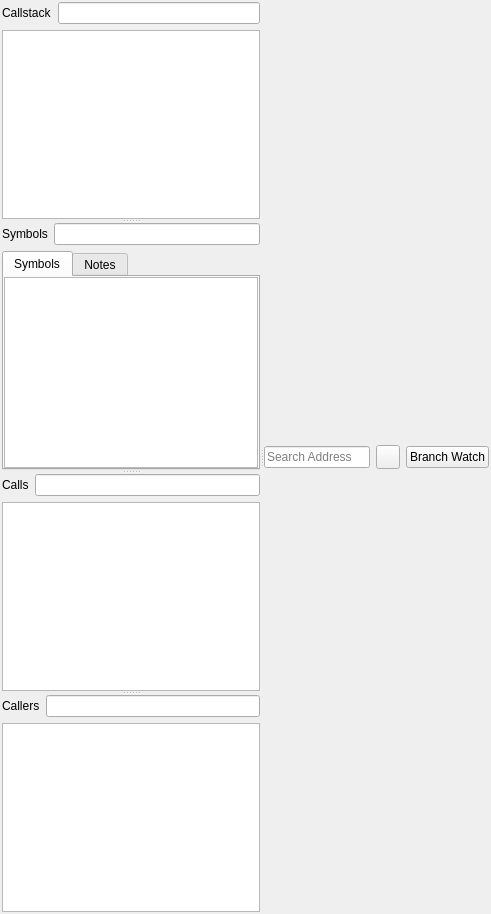
<?xml version="1.0" encoding="UTF-8"?>
<ui version="4.0">
 <class>CodeWidget</class>
 <widget class="QWidget" name="CodeWidget">
  <layout class="QHBoxLayout" name="mainLayout">
   <property name="spacing">
    <number>0</number>
   </property>
   <property name="leftMargin">
    <number>2</number>
   </property>
   <property name="topMargin">
    <number>2</number>
   </property>
   <property name="rightMargin">
    <number>2</number>
   </property>
   <property name="bottomMargin">
    <number>2</number>
   </property>
   <item>
    <widget class="QSplitter" name="codeSplitter">
     <property name="orientation">
      <enum>Qt::Horizontal</enum>
     </property>
     <widget class="QSplitter" name="boxSplitter">
      <property name="orientation">
       <enum>Qt::Vertical</enum>
      </property>
      <widget class="QWidget" name="callstackPanel">
       <layout class="QGridLayout" name="callstackLayout">
        <item row="0" column="0">
         <widget class="QLabel" name="callstackLabel">
          <property name="text">
           <string>Callstack</string>
          </property>
          <property name="buddy">
           <cstring>searchCallstackEdit</cstring>
          </property>
         </widget>
        </item>
        <item row="0" column="1">
         <widget class="QLineEdit" name="searchCallstackEdit"/>
        </item>
        <item row="1" column="0" colspan="2">
         <widget class="QListWidget" name="callstackList"/>
        </item>
       </layout>
      </widget>
      <widget class="QWidget" name="symbolsPanel">
       <layout class="QGridLayout" name="symbolsLayout">
        <item row="0" column="0">
         <widget class="QLabel" name="symbolsLabel">
          <property name="text">
           <string>Symbols</string>
          </property>
          <property name="buddy">
           <cstring>searchSymbolsEdit</cstring>
          </property>
         </widget>
        </item>
        <item row="0" column="1">
         <widget class="QLineEdit" name="searchSymbolsEdit"/>
        </item>
        <item row="1" column="0" colspan="2">
         <widget class="QTabWidget" name="symbolsTabs">
          <widget class="QWidget" name="symbolsTab">
           <attribute name="title">
            <string>Symbols</string>
           </attribute>
           <layout class="QVBoxLayout" name="symbolsTabLayout">
            <property name="leftMargin">
             <number>0</number>
            </property>
            <property name="topMargin">
             <number>0</number>
            </property>
            <property name="rightMargin">
             <number>0</number>
            </property>
            <property name="bottomMargin">
             <number>0</number>
            </property>
            <item>
             <widget class="QListWidget" name="symbolsList"/>
            </item>
           </layout>
          </widget>
          <widget class="QWidget" name="notesTab">
           <attribute name="title">
            <string>Notes</string>
           </attribute>
           <layout class="QVBoxLayout" name="notesTabLayout">
            <property name="leftMargin">
             <number>0</number>
            </property>
            <property name="topMargin">
             <number>0</number>
            </property>
            <property name="rightMargin">
             <number>0</number>
            </property>
            <property name="bottomMargin">
             <number>0</number>
            </property>
            <item>
             <widget class="QListWidget" name="notesList"/>
            </item>
           </layout>
          </widget>
         </widget>
        </item>
       </layout>
      </widget>
      <widget class="QWidget" name="callsPanel">
       <layout class="QGridLayout" name="callsLayout">
        <item row="0" column="0">
         <widget class="QLabel" name="callsLabel">
          <property name="text">
           <string>Calls</string>
          </property>
          <property name="buddy">
           <cstring>searchCallsEdit</cstring>
          </property>
         </widget>
        </item>
        <item row="0" column="1">
         <widget class="QLineEdit" name="searchCallsEdit"/>
        </item>
        <item row="1" column="0" colspan="2">
         <widget class="QListWidget" name="callsList"/>
        </item>
       </layout>
      </widget>
      <widget class="QWidget" name="callersPanel">
       <layout class="QGridLayout" name="callersLayout">
        <item row="0" column="0">
         <widget class="QLabel" name="callersLabel">
          <property name="text">
           <string>Callers</string>
          </property>
          <property name="buddy">
           <cstring>searchCallersEdit</cstring>
          </property>
         </widget>
        </item>
        <item row="0" column="1">
         <widget class="QLineEdit" name="searchCallersEdit"/>
        </item>
        <item row="1" column="0" colspan="2">
         <widget class="QListWidget" name="callersList"/>
        </item>
       </layout>
      </widget>
     </widget>
     <widget class="QWidget" name="rightPanel">
      <layout class="QVBoxLayout" name="rightLayout">
       <item>
        <layout class="QHBoxLayout" name="searchAddressLayout">
         <item>
          <widget class="QLineEdit" name="searchAddressEdit">
           <property name="placeholderText">
            <string>Search Address</string>
           </property>
          </widget>
         </item>
         <item>
          <widget class="QToolButton" name="lockButton">
           <property name="minimumSize">
            <size>
             <width>24</width>
             <height>24</height>
            </size>
           </property>
           <property name="toolTip">
            <string>When enabled, prevents automatic updates to the code view.</string>
           </property>
           <property name="checkable">
            <bool>true</bool>
           </property>
          </widget>
         </item>
         <item>
          <widget class="QPushButton" name="branchWatchButton">
           <property name="text">
            <string>Branch Watch</string>
           </property>
          </widget>
         </item>
        </layout>
       </item>
       <item>
        <layout class="QVBoxLayout" name="codeViewLayout">
         <property name="leftMargin">
          <number>0</number>
         </property>
         <property name="topMargin">
          <number>0</number>
         </property>
         <property name="rightMargin">
          <number>0</number>
         </property>
         <property name="bottomMargin">
          <number>0</number>
         </property>
        </layout>
       </item>
      </layout>
     </widget>
    </widget>
   </item>
  </layout>
 </widget>
 <resources/>
 <connections/>
</ui>
